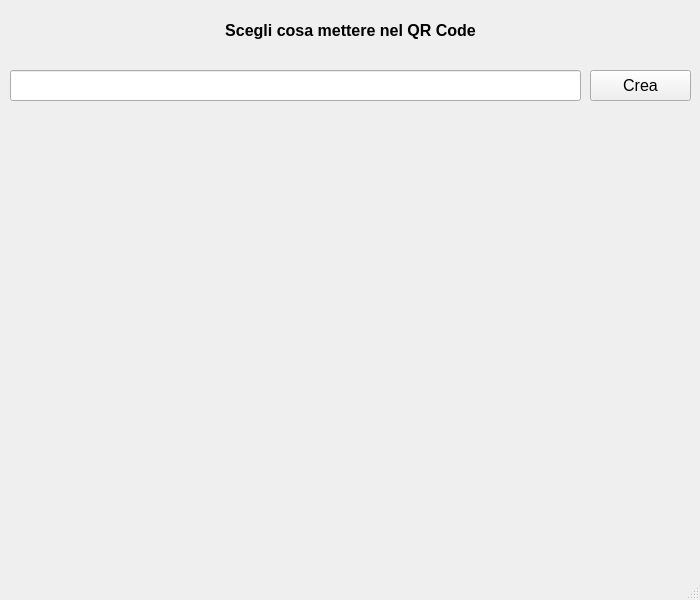
<?xml version="1.0" encoding="UTF-8"?>
<ui version="4.0">
 <class>MainWindow</class>
 <widget class="QMainWindow" name="MainWindow">
  <property name="geometry">
   <rect>
    <x>0</x>
    <y>0</y>
    <width>700</width>
    <height>600</height>
   </rect>
  </property>
  <property name="minimumSize">
   <size>
    <width>700</width>
    <height>600</height>
   </size>
  </property>
  <property name="maximumSize">
   <size>
    <width>700</width>
    <height>600</height>
   </size>
  </property>
  <property name="windowTitle">
   <string>MPQRcode</string>
  </property>
  <widget class="QWidget" name="centralwidget">
   <widget class="QPushButton" name="btnCrea">
    <property name="geometry">
     <rect>
      <x>590</x>
      <y>70</y>
      <width>101</width>
      <height>31</height>
     </rect>
    </property>
    <property name="font">
     <font>
      <pointsize>12</pointsize>
     </font>
    </property>
    <property name="text">
     <string>Crea</string>
    </property>
   </widget>
   <widget class="QLabel" name="label">
    <property name="geometry">
     <rect>
      <x>10</x>
      <y>10</y>
      <width>681</width>
      <height>41</height>
     </rect>
    </property>
    <property name="font">
     <font>
      <pointsize>12</pointsize>
      <bold>true</bold>
     </font>
    </property>
    <property name="text">
     <string>Scegli cosa mettere nel QR Code</string>
    </property>
    <property name="alignment">
     <set>Qt::AlignCenter</set>
    </property>
   </widget>
   <widget class="QLineEdit" name="txtTesto">
    <property name="geometry">
     <rect>
      <x>10</x>
      <y>70</y>
      <width>571</width>
      <height>31</height>
     </rect>
    </property>
   </widget>
   <widget class="QLabel" name="lblImage">
    <property name="geometry">
     <rect>
      <x>10</x>
      <y>120</y>
      <width>681</width>
      <height>431</height>
     </rect>
    </property>
    <property name="text">
     <string/>
    </property>
   </widget>
  </widget>
  <widget class="QMenuBar" name="menubar">
   <property name="geometry">
    <rect>
     <x>0</x>
     <y>0</y>
     <width>700</width>
     <height>21</height>
    </rect>
   </property>
  </widget>
  <widget class="QStatusBar" name="statusbar"/>
 </widget>
 <resources/>
 <connections/>
</ui>
